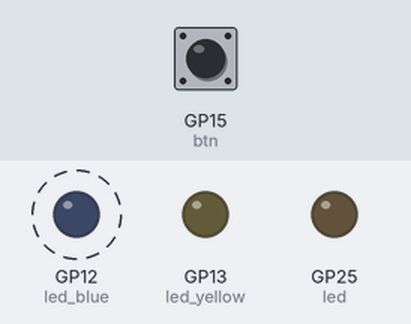
Bench run of a program on a simulated Raspberry Pi Pico running MicroPython. On the bench: output pins drawn as LEDs (lit = HIGH). Dashed ring = blinking. Inputs (shaded band) come from the test bench; at power-on: GP15 (btn) HIGH. Library files of the repository ran but are not shown: queue.py; what the program prints to the serial console is not drawn.

Above: at 0.75 s.
Timing chart, 0 to 0.7 s (numbered marks = the images above; inputs shaded):
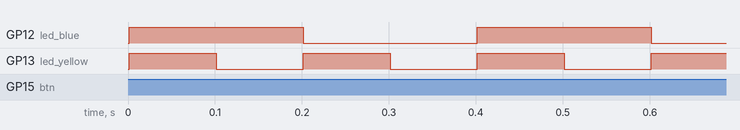

Measured:
- by itself, GP12 (led_blue): alternates HIGH for 0.20 s and LOW for 0.20 s
- by itself, GP13 (led_yellow): alternates HIGH for 0.10 s and LOW for 0.10 s

The program:

asyncio.py
```python
import machine
import uasyncio
import utime
import queue

# settings
led = machine.Pin(25, machine.Pin.OUT)
btn = machine.Pin(15, machine.Pin.IN, machine.Pin.PULL_UP)
led_yellow = machine.Pin(13, machine.Pin.OUT)
led_blue = machine.Pin(12, machine.Pin.OUT)

led_yellow.off()


# co-routine: blink on a time
async def blink(q):
    delay_ms = 0
    while True:

        # check if there are messages in the queue
        if not q.empty():
            delay_ms = await q.get()
        led.toggle()

        # the scheduler will not automatically switch in between co-routines
        # await is used to do two things at the same time:

        #    1- yield to the scheduler
        #    2- wait for the command to finish

        await uasyncio.sleep_ms(delay_ms)

async def yellow_blink():
    while True:
        led_yellow.toggle()
        await uasyncio.sleep_ms(100)

async def blue_blink():
    while True:
        led_blue.toggle()
        await uasyncio.sleep_ms(200)


# co-routine: this function does nothing. it waits.
# only returns on button press

async def wait_button():
    btn_prev = btn.value()
    # btn.value() == btn_prev means nothing has happened
    # so putting it on a 'while' implies waiting
    # so in below we are saying, if nothing has happened yet,
    # just sleeps while also allowing other tasks to perform
    while (btn.value() == 1) or (btn.value() == btn_prev):
        btn_prev = btn.value()

        # here we only wait which means we sleep
        # but also to play nice to other tasks we also yield,
        # to do so, you need to use uasyncio.sleep not utime.sleep
        await uasyncio.sleep(0.04)

    """
    so this is a layout for a typical side task:

    async def side_task():
        while still_waiting_for_an_event():
            await uasyncio.sleep(0.04)
    """

    # return is implied in here


# co-routine: entry point for scyncio program
async def main():
    """
    this is our entry point
    from here we can spawn multiple co-routines

    this builds a future object; does not run anything
    blink(0.2)

    this will wait for the function blink to FINISH, which never happens
    so we get stuck here
    await blink(0.2)
    """

    # queue for passing messages
    q = queue.Queue()

    """
    uasyncio.create_task(co-routine)
    starts the co-routine as a task and immediately returns
    this is used for a passive background task which we want to
    run constantly in the background
    """
    # task with queue parameter
    uasyncio.create_task(blink(q))

    # tasks without queue parameter
    uasyncio.create_task(yellow_blink())
    uasyncio.create_task(blue_blink())

    """
    while
        await co-routine()

    is another way to launch background tasks but with more interactions.
    """


    # Main loop (never yeilds)
    timestamp = utime.ticks_ms()

    while True:

        await wait_button()

        # calculate time between button presses
        new_time = utime.ticks_ms()
        delay_time = new_time - timestamp
        timestamp = new_time
        print(delay_time)
        delay_time = min(delay_time, 2000)

        # send calculated time to blink task
        await q.put(delay_time)


# start even loop and run entry point co-routine
uasyncio.run((main()))
```
